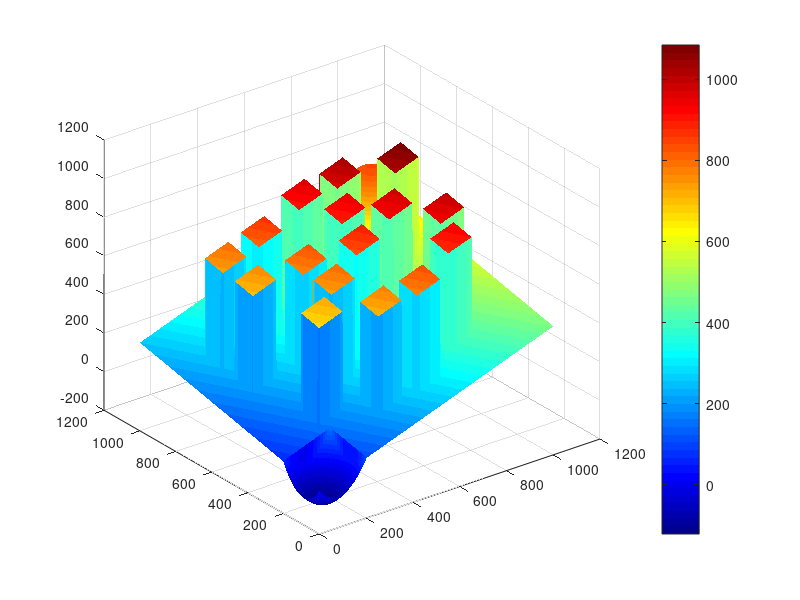

Reproduce this figure in MATLAB. (Note: this script raises an error after producing the figure.)
%% Amanda Dings
% 12/12/2020

clc; clear variables; close all;
%%
load('field_16_obs.mat','field');

colormap(jet);
surf(field,'EdgeAlpha',0.05,'FaceAlpha',1); hold on;


c = colorbar;
c.Label.String = 'Objective Function Cost';
c.Label.FontSize=18;
a = gca;
a.FontSize = 18;
f = gcf;
f.Color = 'white';
xlabel('X, (m)');
ylabel('Y, (m)');
zlabel('Z, (m)');

start_loc = [900,900];
end_loc   = [80,90];
% Emphasize the starting and ending points
    plot3(start_loc(1),start_loc(2),field(start_loc(1),start_loc(2)),...
        '.r','markersize',45)
    plot3(end_loc(1),end_loc(2),field(end_loc(1),end_loc(2)), ...
        '.g','markersize',45)
    
    
%% 2D field now
field(field<600) = NaN;
field(750:end,750:end) = NaN;
field(500:end,900:end) = NaN;
hold off
surf(field,'EdgeAlpha',1,'FaceAlpha',0); hold on;

% Emphasize the starting and ending points
    plot3(start_loc(1),start_loc(2),0,...
        '.r','markersize',45)
    plot3(end_loc(1),end_loc(2),0, ...
        '.g','markersize',45)
    
        % Plot the "walls"
    plot3([1000 1000],[0 1000], [0,0],'-k','linewidth',5)
    plot3([0 1000],[1000 1000], [0,0],'-k','linewidth',5)
    plot3([0 0],[0 1000], [0,0],'-k','linewidth',5)
    plot3([0 1000],[0 0], [0,0],'-k','linewidth',5)
a = gca;
a.FontSize = 18;
f = gcf;
f.Color = 'white';
xlabel('X, (m)');
ylabel('Y, (m)');
view(2)